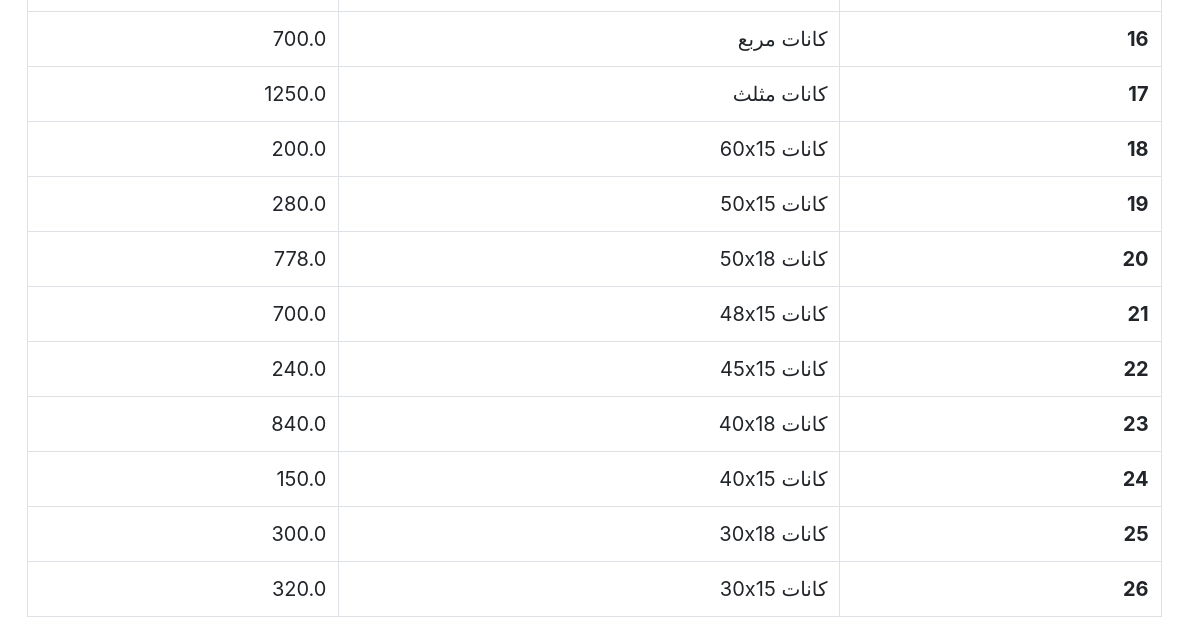
The page /inventory (lower part) on the database as committed earlier.
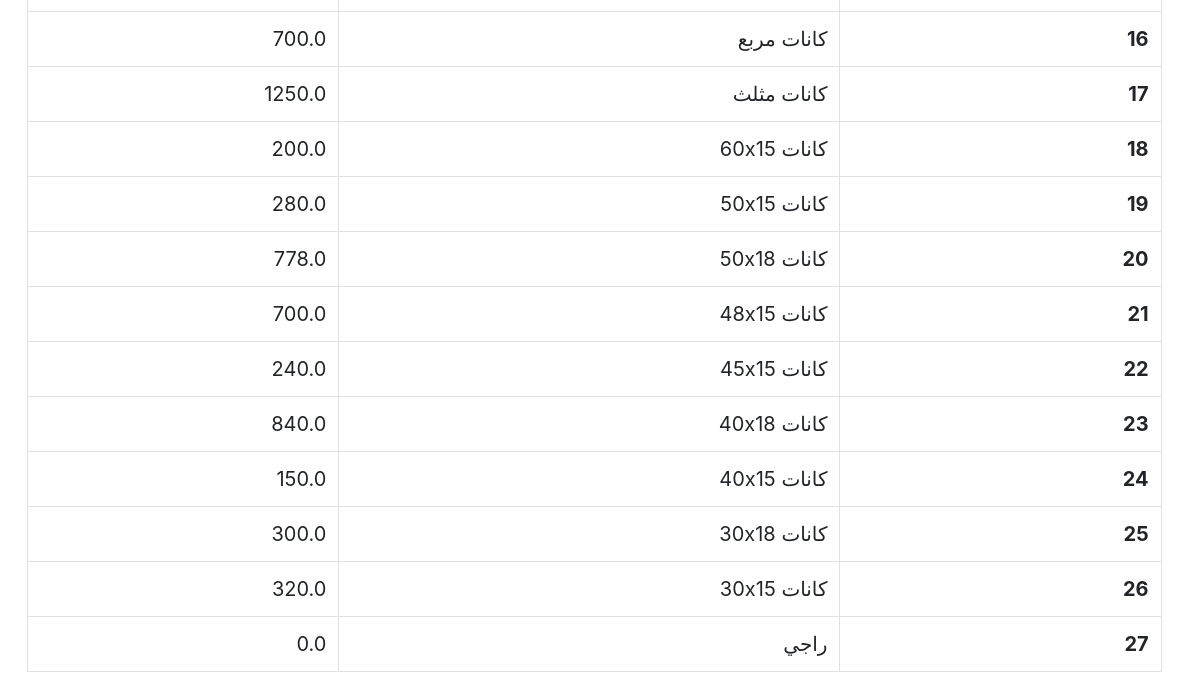
The same page on the database as committed later.
### tables this page shows
CREATE TABLE inventory (itemId INTEGER PRIMARY KEY, item_name TEXT, item_stock REAL);

### app.py (the view)
@app.route("/inventory", methods=["GET", "POST"])
def inventory():
  if request.method == "POST":
    try:
      id = int(request.form.get("id"))
      name = str(request.form.get("name"))
    except:
      return "الرجاء التأكد من تعبئة النموذج كاملاً"
    if None in (id, name):
      return "الرجاء التأكد من تعبئة النموذج كاملاً"
    db.execute("INSERT INTO inventory (itemId, item_name, item_stock) VALUES ((?), (?), 0)", [id, name])
    db.commit()
    return "/inventory"
  else:
    items = []
    query = db.execute("SELECT * FROM inventory ORDER BY itemId").fetchall()
    for record in query:
      items.append({
        'id': record[0],
        'name': record[1],
        'stock': record[2]
      })
    return render_template('inventory.html', items=items)

### app.py (called while the page is built)
@app.after_request
def after_request(response):
  response.headers["Cache-Control"] = "no-cache, no-store, must-revalidate"
  response.headers["Expires"] = 0
  response.headers["Pragma"] = "no-cache"
  return response

### templates/inventory.html (shortened to what this page needs)
{% extends "layout.html" %}
{% block head %}
  <link href="/static/css/inventory.css" rel="stylesheet">
{% endblock %}
{% block body %}
  <div class="center-table">
    <table class="table table-bordered">
      <tbody class="text-right">
        {% for item in items %}
          <tr>
            <th scope="row">{{ item.id }}</th>
            <td>{{ item.name }}</td>
            <td>{{ item.stock }}</td>
          </tr>
        {% endfor %}
      </tbody>
    </table>
  </div>
{% endblock %}

Rows that differ between the two databases and show on the page:
added inventory: id "27", name "راجي", stock "0.0"
